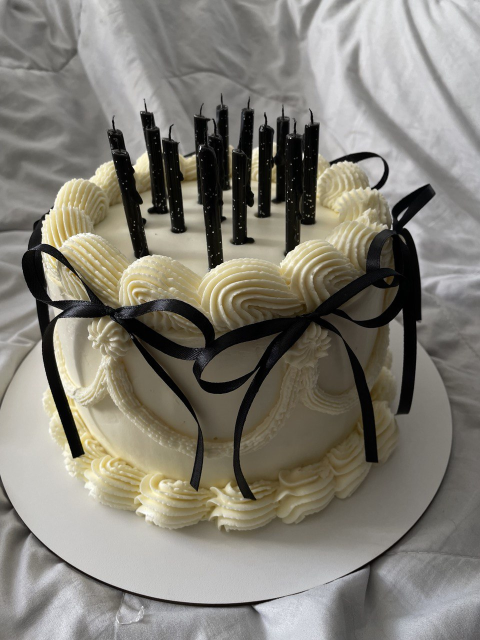
#> input picture image/image.jpg, 960 x 1280 px (shown at 1/2 size)
$ python CW_lesson6.py
#> lines starting #> are read from the running program, lines starting #| are printed output that depends on the picture; after the words box and inside, x2 and y2 are one past the last pixel; in counts of white or black regions, pixels touching at a corner belong together
### CW_lesson4.py
import cv2
import numpy as np
img = cv2.imread('image/image.jpg')
#> img is the input picture: shape (1280, 960, 3); mean B, G, R 118.2, 127.6, 131
scale = 1
img = cv2.resize(img, (img.shape[1] // scale, img.shape[0] // scale))
print(img.shape)
#| (1280, 960, 3)
img_copy_color = img.copy()


img_copy = img.copy()

img_copy = cv2.cvtColor(img_copy, cv2.COLOR_BGR2GRAY)
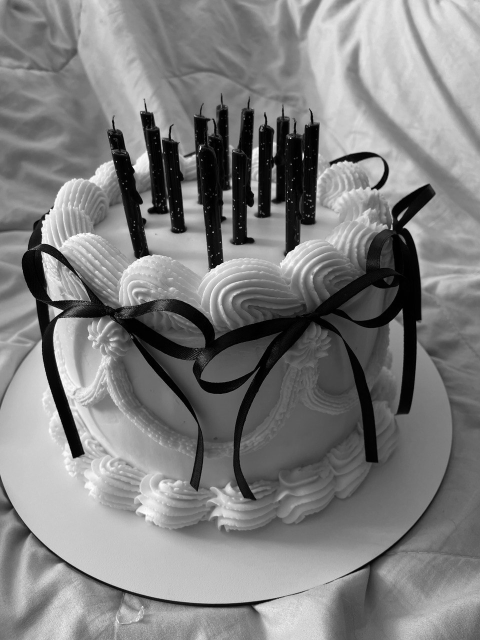
#> img_copy: shape (1280, 960) (shown at 1/2 size); min 0, max 255, mean 127.6
img_copy = cv2.GaussianBlur(img_copy, (5, 5), 2)

img_copy = cv2.equalizeHist(img_copy)   #посилення контрасту
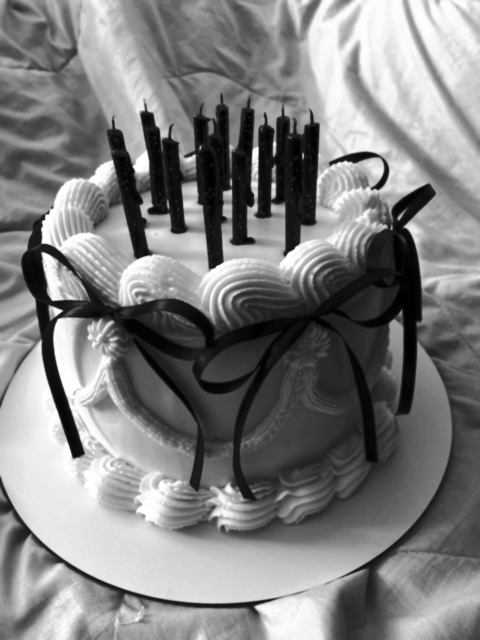
#> img_copy: shape (1280, 960) (shown at 1/2 size); min 0, max 255, mean 128.2

img_copy = cv2.Canny(img_copy, 50, 100) #тут треба погратися
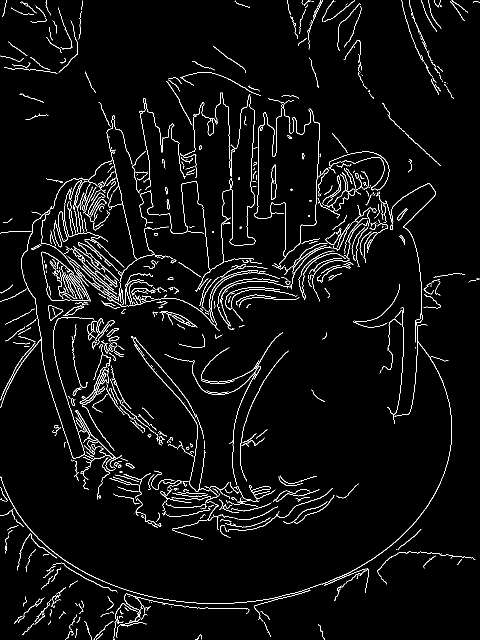
#> img_copy: shape (1280, 960) (shown at 1/2 size); 3.7% white in thin lines or dots


#пошук контурів
contours, hierarchy = cv2.findContours(img_copy, cv2.RETR_EXTERNAL, cv2.CHAIN_APPROX_SIMPLE)  #RETR_EXTERNAL - режим отримання\знаходить найвищий(крайній) контури
#> contours = 877 contours, 739 with area under 20; largest, box (x1, y1, x2, y2) and area: (116, 422, 136, 484) 553, (542, 329, 553, 399) 540, (97, 610, 127, 642) 484, (0, 683, 904, 1208) 367, (393, 205, 433, 271) 322
                                                                                              #апроксимація - процес наближеного вираження одних велечинб або одних через інші
#малювання контурів, прямокутників та тексту
for cnt in contours:
    area = cv2.contourArea(cnt)  #визначаємо площу контура
    if area > 100:
        x, y, w, h = cv2.boundingRect(cnt) #створює найменший прямокутник який вмістить у собі контур

        cv2.drawContours(img_copy_color, [cnt], -1, (0, 255, 0), 2) #контур, список контурів який ми малюємо

        cv2.rectangle(img_copy_color, (x, y), (x + w, y + h), (0, 255, 0), 2)
        text_y = y - 5 if y - 5 > 10 else y + 15
        text = f'x:{x}, y: {y}, S:{int(area)}'
        cv2.putText(img_copy_color, text, (x, text_y), cv2.FONT_HERSHEY_SIMPLEX, 0.5, (0, 0, 255), 1)
#> this loop made 877 passes
#> (area, x, y, w, h, text_y, text) on passes 172, 222, 305, 313, 321, 322, 331, 349, 365, 597, 601, 656: (238, 468, 971, 83, 33, 966, 'x:468, y: 971, S:238'), (306, 172, 881, 71, 61, 876, 'x:172, y: 881, S:306'), (144, 268, 688, 151, 296, 683, 'x:268, y: 688, S:144'), (367, 0, 683, 904, 525, 678, 'x:0, y: 683, S:367'), (115, 269, 674, 139, 204, 669, 'x:269, y: 674, S:115'), (116.5, 217, 673, 21, 10, 668, 'x:217, y: 673, S:116'), (100.5, 213, 656, 25, 18, 651, 'x:213, y: 656, S:100'), (121.5, 343, 630, 47, 24, 625, 'x:343, y: 630, S:121'), (484, 97, 610, 30, 32, 605, 'x:97, y: 610, S:484'), (553, 116, 422, 20, 62, 417, 'x:116, y: 422, S:553'), (222.5, 0, 419, 187, 498, 414, 'x:0, y: 419, S:222'), (141.5, 782, 367, 90, 467, 362, 'x:782, y: 367, S:141')
#> area on passes 14, 40, 50: 22, 25, 23.5
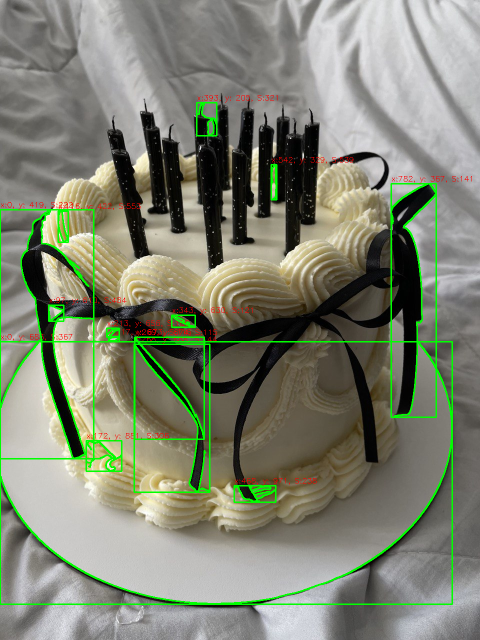
#> img_copy_color: shape (1280, 960, 3) (shown at 1/2 size); 3.64% of pixels changed, all inside (x1, y1, x2, y2) = (0, 190, 944, 1210)


cv2.imshow('image', img_copy_color)
cv2.imshow('copy border', img_copy)
cv2.waitKey(0)
cv2.destroyAllWindows()
cv2.imshow('borders', img)
cv2.waitKey(0)
cv2.destroyAllWindows()

### CW_lesson6.py
import cv2

from CW_lesson4 import contours

cap = cv2.VideoCapture(0)

ret, frame1 = cap.read()
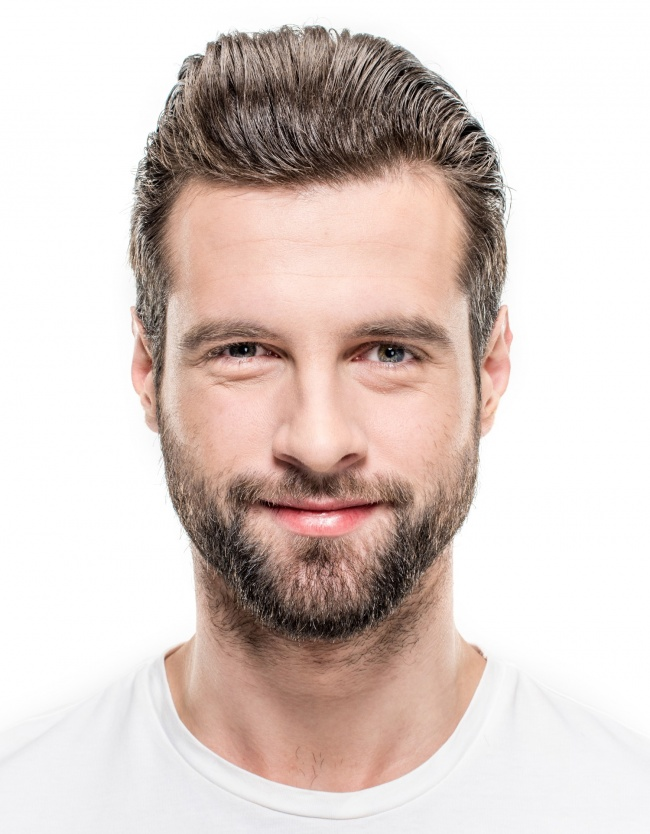
#> input picture image.jpg, 650 x 834 px, given in place of the camera
#> frame1 is the input picture: shape (834, 650, 3); mean B, G, R 199, 204.4, 218.5
gray1 = cv2.cvtColor(frame1, cv2.COLOR_BGR2GRAY)
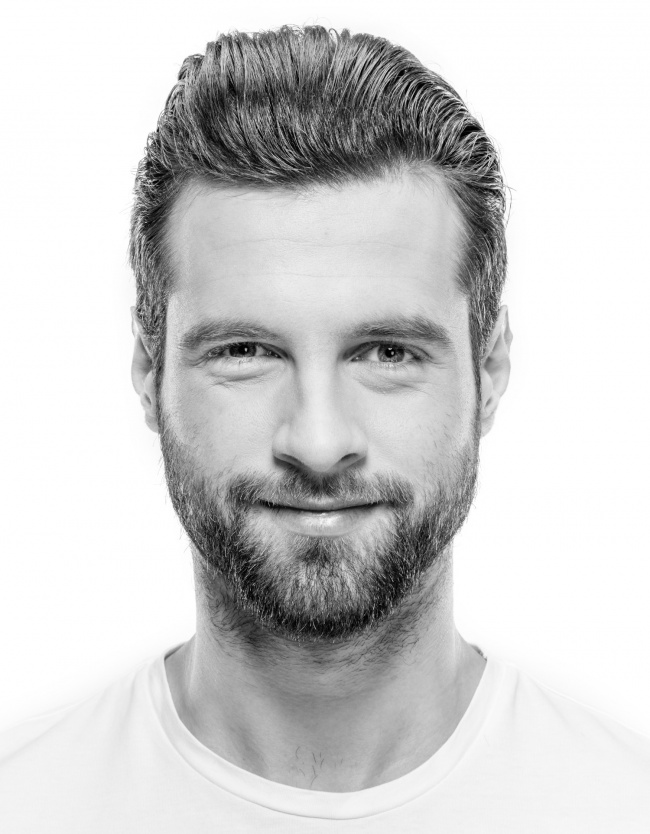
#> gray1: shape (834, 650); min 0, max 255, mean 208
gray1 = cv2.GaussianBlur(gray1, (5, 5), 5)
gray1 = cv2.convertScaleAbs(gray1, alpha=1.2, beta=50)
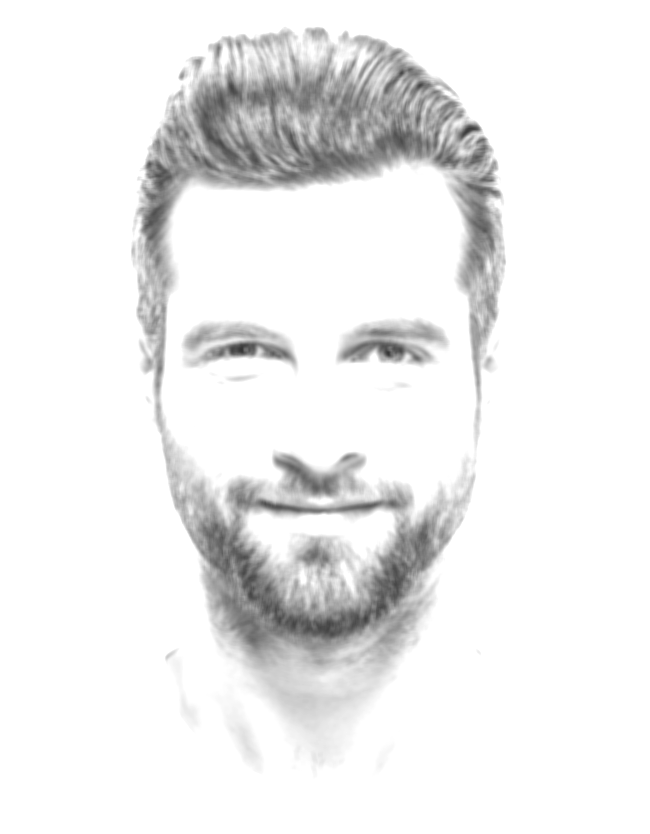
#> gray1: shape (834, 650); min 52, max 255, mean 237.9


while True:
    ret, frame2 =cap.read()
    if not ret :
        print("кадри скінчились") # фрагмент відео
        break
    gray2 = cv2.cvtColor(frame2, cv2.COLOR_BGR2GRAY)
    gray2 = cv2.GaussianBlur(gray2, (5, 5), 5)
    gray2 = cv2.convertScaleAbs(gray2, alpha=1.2, beta=50)  # a - контраст #B -яскравість


    if cv2.waitKey(1) & 0xff == ord("q"):
#> (key q is pressed here)
        break

    diff = cv2.absdiff(gray1, gray2)  #знаходимо різницю

    _, thresh = cv2.threshold(diff, 30, 255, cv2.THRESH_BINARY)
    contours, _ =  cv2.findContours(thresh, cv2.RETR_EXTERNAL, cv2.CHAIN_APPROX_SIMPLE)

    for cnt in contours:
        if cv2.contourArea(cnt) > 800:
            x, y, w, h = cv2.boundingRect(cnt)
            cv2.rectangle(frame2, (x, y), (x+w, y+h), (0, 255, 0), 2)
    gray1 = gray2

    # if cv2.waitKey(1) & 0xff == ord("q"):
    #     break


    # cv2.imshow("Video2", gray2)
    cv2.imshow("Video", frame2)


cap.release() #звільнеяємо камеру
cv2.destroyAllWindows()
